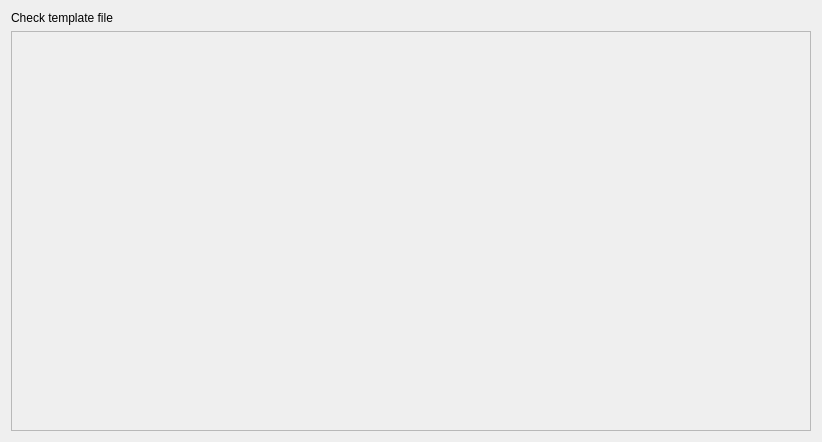
<?xml version="1.0" encoding="UTF-8"?>
<ui version="4.0">
 <class>PluginSettingsDecl</class>
 <widget class="QWidget" name="PluginSettingsDecl">
  <property name="geometry">
   <rect>
    <x>0</x>
    <y>0</y>
    <width>810</width>
    <height>442</height>
   </rect>
  </property>
  <property name="sizePolicy">
   <sizepolicy hsizetype="Expanding" vsizetype="Expanding">
    <horstretch>0</horstretch>
    <verstretch>0</verstretch>
   </sizepolicy>
  </property>
  <property name="windowTitle">
   <string>Icalendar export settings</string>
  </property>
  <layout class="QVBoxLayout" name="verticalLayout_2">
   <item>
    <layout class="QVBoxLayout" name="verticalLayout">
     <item>
      <layout class="QHBoxLayout" name="horizontalLayout">
       <item>
        <widget class="QLabel" name="check_template_file">
         <property name="sizePolicy">
          <sizepolicy hsizetype="Fixed" vsizetype="Fixed">
           <horstretch>0</horstretch>
           <verstretch>0</verstretch>
          </sizepolicy>
         </property>
         <property name="text">
          <string>Check template file</string>
         </property>
         <property name="wordWrap">
          <bool>false</bool>
         </property>
        </widget>
       </item>
       <item>
        <widget class="KUrlRequester" name="kcfg_checkTemplateFile">
         <property name="kcfg_property" stdset="0">
          <cstring>text</cstring>
         </property>
         <property name="sizePolicy">
          <sizepolicy hsizetype="Preferred" vsizetype="Fixed">
           <horstretch>0</horstretch>
           <verstretch>0</verstretch>
          </sizepolicy>
         </property>
        </widget>
       </item>
      </layout>
     </item>
     <item>
      <widget class="QFrame" name="m_previewFrame">
       <property name="minimumSize">
        <size>
         <width>800</width>
         <height>400</height>
        </size>
       </property>
       <property name="frameShape">
        <enum>QFrame::StyledPanel</enum>
       </property>
       <property name="frameShadow">
        <enum>QFrame::Raised</enum>
       </property>
      </widget>
     </item>
    </layout>
   </item>
  </layout>
 </widget>
 <layoutdefault spacing="6" margin="11"/>
 <customwidgets>
  <customwidget>
   <class>KUrlRequester</class>
   <extends>QFrame</extends>
   <header>kurlrequester.h</header>
  </customwidget>
 </customwidgets>
 <includes>
  <include location="local">kurlrequester.h</include>
  <include location="local">klineedit.h</include>
  <include location="local">kpushbutton.h</include>
 </includes>
 <resources/>
 <connections/>
</ui>
